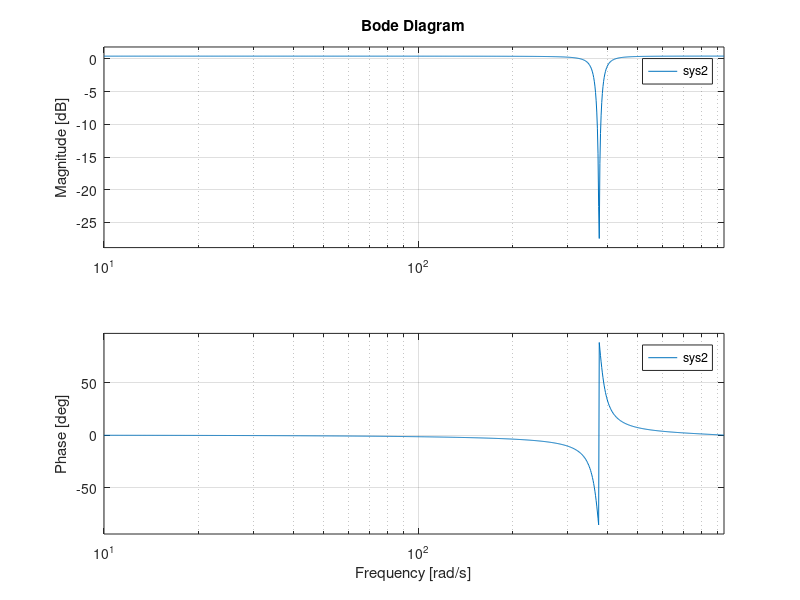
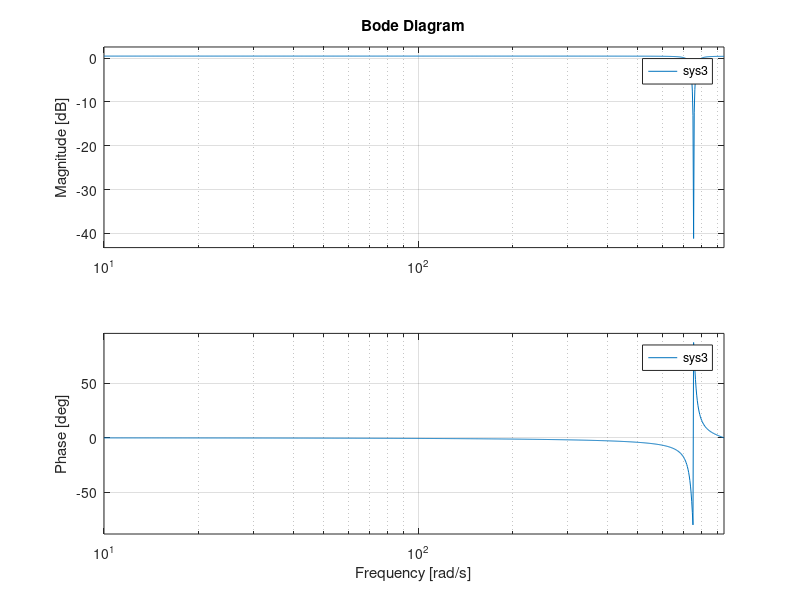

MATLAB code for these plots, in order: (Note: this script raises an error after producing the figures.)
%% Bonus 2 MM 2021/2022 template
%  Don't put personal information here. It will be send for a plagiarism 
% check offsite 

%% Challenge 1a
% Given that a signal is sampled at 300Hz, design a notch filter to cancel
% out the 60Hz powerline interference and another notch filter to cancel 
% its 120Hz harmonic. Combine these in a single transfer function
fs=300;
t = 1 / fs;
omega1 = 0.4 * pi;
omega2 = 0.8 * pi;

% first make notch filter for 60Hz powerline
% z1 = [cos(omega1)+ 1i * sin(omega1) cos(-omega1) + 1i*sin(omega1) ];% zeros of notch filter 1
z1 = [exp(omega1*1i) exp(-omega1 * 1i)];
p1 = 0.95 * z1;% poles notch filter 1
b1 = poly(z1);% numerator polynomial notch filter 1
a1 = poly(p1);% denominator polynomial notch filter 1
sys2 = tf(b1, a1, t);
figure;
bode(sys2);

% then make notch filter for 120Hz harmonic
% z2 = [cos(omega2)+ 1i * sin(omega2) cos(-omega2) + 1i*sin(omega2) ];% zeros of notch filter 2
z2 = [exp(omega2 * 1i) exp(-omega2 * 1i)];
p2 = 0.95 * z2;% poles notch filter 2
b2 = poly(z2);% numerator polynomial notch filter 2
a2 = poly(p2); % denominator polynomial notch filter 2
sys3 = tf(b2,a2,t);
figure;
bode(sys3);

% Finally combine the notch filters in a single transfer function
z_c = [z1 z2];% zeros of combined transfer function
p_c = [p1 p2];% poles of combined transfer function
b_c = poly(z_c);% numerator of combined transfer function
a_c = poly(p_c);% denominator polynomial of combined transfer function
sys1  = tf(b_c,a_c, t);% Transfer function of combined system

%% Challenge 1b
% Plot the magnitude response (bode magnitude plot)
% first compute the frequency response
omega=linspace(0,2*pi,1000); % frequencies in radians
H2 = zeros(1,length(omega));%frequency response
for c = 1:length(omega)
    H2(c) = polyval(b_c, omega(c)) ./ polyval(a_c, omega(c));
end
% H2 = freqz(b_c,a_c,omega); %frequency response
% Plot the magnitude response (absolute value of the frequency response)
figure;
% plot(omega/2*pi,abs(H2));
bode(omega/2*pi,abs(H2));

xlabel('frequency (Hz)');
title('Magnitude response Task 2b')

% Make a pole-zero plot
figure;
% plot unit circle
tmpx=real(exp(omega*1i));
tmpy=imag(exp(omega*1i));
plot(tmpx,tmpy,'--k');
% plot real axis
hold on
plot(linspace(-1.1,1.1,100),zeros(1,100),'k:');
% plot imaginary axis
plot(zeros(1,100),linspace(-1.1,1.1,100),'k:');
plot(p_c, "x");% plot poles with an x
plot(z_c,"o");% plot zeros with an o
xlabel('real axis')
ylabel('imaginary axis')
axis square
title('Pole-zero plot Challenge 1b')

%% Challenge 1c
load data_MM_bonus2_challenge1.mat
figure;
subplot(3,1,1)
% do some plotting
plot((0:length(u)-1)*(fs/length(u)) , u);
title ('Time domain input');
xlabel('time (s)') % also make sure you actually have seconds that you show 
subplot(3,1,2)
plot((0:length(u)-1)*(fs/length(u)),abs(fft(u))); % magnitude spectrum
title('Magnitude spectrum input');
xlabel('write the meaning and units here')
subplot(3,1,3)
plot((0:length(u)-1)*(fs/length(u)),atan2(imag(H2),real(H2))*180/pi);
title('Phase spectrum input');
xlabel('write the meaning and units here')
ylabel('write the meaning and units here')  

%% Challenge 1d
% figure;
plot((0:length(u)-1)*(fs/length(u)),abs(fft(u))); % magnitude spectrum input
% hold on ` 
% todo: magnitude spectrum output
title('Magnitude spectrum');
xlabel('write the meaning and units here')

%% Challenge 2
% T=0.01; % sampling interval
% A=[-1 2 -3;-2 0 -1;2 1 -1]; % System matrix
% B=[1; 0; -2]; % input matrix
% C=[0 0 2]; % output matrix
% D=0; % direct feedthrough
% 
% t=0:T:5-T; %create time vector
% u=linspace(-1,1,length(t))+sin(2*t); % sampled time series

%% Challenge 2a

%% Challenge 2b
